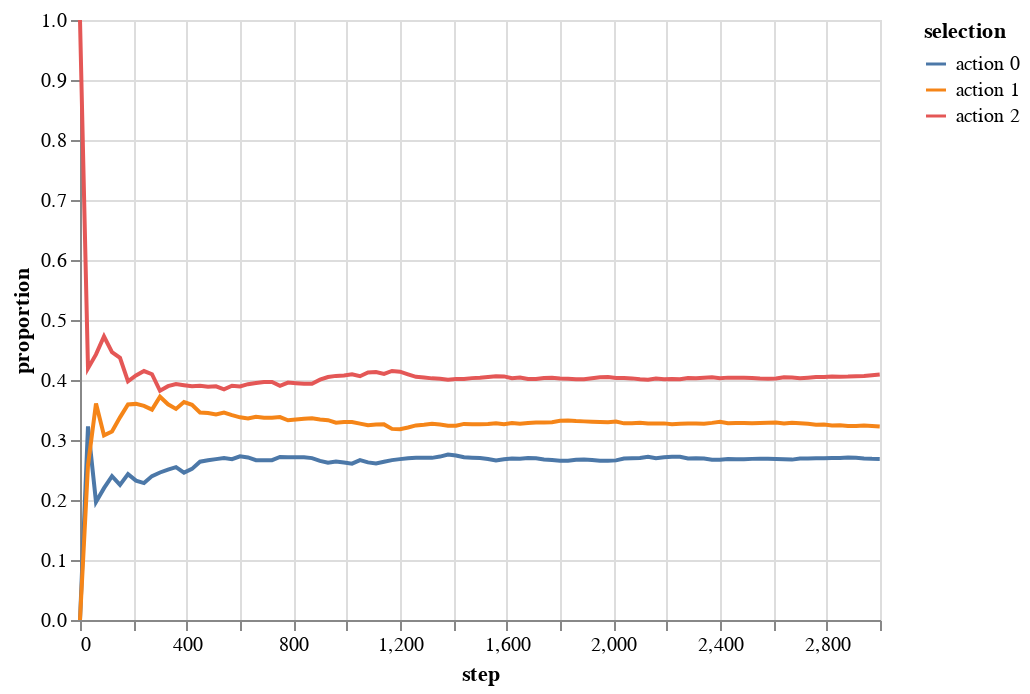

Notebook code for this chart:
### Code cell
env.altair_action_history(name='softmax')

### Figure 1 — Vega-Lite specification as saved in the notebook (floating-point values rounded to 4 significant figures; data arrays with more than 128 entries replaced by an {"elided": "..."} marker saying what was removed)
{"config": {"view": {"continuousWidth": 400, "continuousHeight": 300}}, "data": {"name": "data-8adf91ede86226d7f480b4ccd778cb76"}, "mark": "line", "encoding": {"color": {"type": "nominal", "field": "selection"}, "x": {"type": "quantitative", "field": "step"}, "y": {"type": "quantitative", "field": "proportion"}}, "$schema": "https://vega.github.io/schema/vega-lite/v4.8.1.json", "datasets": {"data-8adf91ede86226d7f480b4ccd778cb76": {"elided": "303 records"}}}
